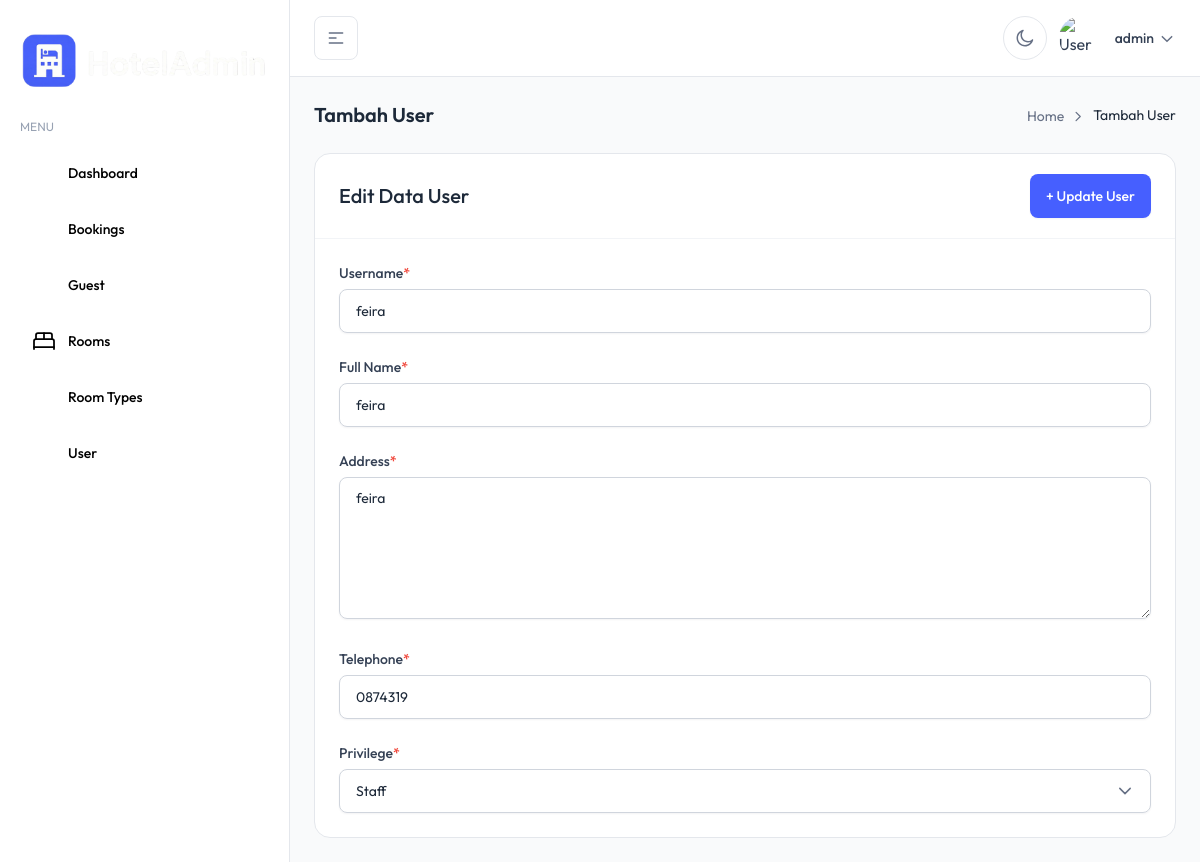
The page /user/edit-user.php?id=4 (signed in) on the database its author committed.
### tables this page shows
CREATE TABLE `users` (
  `user_id` int(11) NOT NULL,
  `username` varchar(30) NOT NULL,
  `fullname` varchar(150) NOT NULL,
  `password` varchar(256) NOT NULL,
  `address` varchar(100) NOT NULL,
  `telephone` varchar(15) NOT NULL,
  `privilege` enum('Admin','Staff') NOT NULL DEFAULT 'Staff'
);

### config/function.php (called while the page is built, shortened)
<?php
function getData($sql){
    global $koneksi;
    $result = mysqli_query($koneksi, $sql);
    $rows = [];
    while ($row = mysqli_fetch_assoc($result)){
        $rows[] = $row;
    }
    return $rows;
}
?>

### module/mode-user.php (called while the page is built, shortened)
<?php
function selectUser2($level)
{
    $result = null;
    if ($level === 'Staff') {
        $result = "selected";
    }
    return $result;
}
?>

### user/edit-user.php (the view, shortened to what this page needs)
<?php
require_once '../config/config.php';
require_once '../config/function.php';
require_once '../module/mode-user.php';
include_once '../template/header.php';
include_once '../template/sidebar.php';
include_once '../template/navbar.php';
$user_id = $_GET['id'];
$sqlEdit = "SELECT * FROM users WHERE user_id = $user_id";
$user = getData($sqlEdit)[0];
$privilege = $user['privilege'];
?>
<main>
    <div class="mx-auto max-w-(--breakpoint-2xl) p-4 md:p-6">
        <div x-data="{ pageName: `Tambah User`}">
            <?php require_once '../template/partials/breadcrumb.php'; ?>
        </div>
        <div class="rounded-2xl border border-gray-200 bg-white dark:border-gray-800 dark:bg-white/[0.03]">
            <form action="" method="post">
                <div class="flex justify-between items-center px-5 py-4 sm:px-6 sm:py-5">
                    <h3 class="text-xl font-medium text-gray-800 dark:text-white/90">
                        Edit Data User
                    </h3>
                    <div class="flex gap-2">
                        <button type="submit" name="update"
                            class="inline-flex items-center gap-2 px-4 py-3 text-sm font-medium text-white transition rounded-lg bg-brand-500 shadow-theme-xs hover:bg-brand-600">
                            + Update User
                        </button>
                    </div>
                </div>
                <div class="space-y-6 border-t border-gray-100 p-5 sm:p-6 dark:border-gray-800">
                    <div>
                        <label class="mb-1.5 block text-sm font-medium text-gray-700 dark:text-gray-400">
                            Username<span class="text-error-500">*</span>
                        </label>
                        <input type="text" name="username" value="<?= $user['username'] ?>"
                            class="dark:bg-dark-900 shadow-theme-xs focus:border-brand-300 focus:ring-brand-500/10 dark:focus:border-brand-800 h-11 w-full rounded-lg border border-gray-300 bg-transparent px-4 py-2.5 text-sm text-gray-800 focus:ring-3 focus:outline-hidden dark:border-gray-700 dark:bg-gray-900 dark:text-white/90" />
                    </div>
                    <div>
                        <label class="mb-1.5 block text-sm font-medium text-gray-700 dark:text-gray-400">
                            Full Name<span class="text-error-500">*</span>
                        </label>
                        <input type="text" name="fullname" value="<?= $user['fullname'] ?>"
                            class="dark:bg-dark-900 shadow-theme-xs focus:border-brand-300 focus:ring-brand-500/10 dark:focus:border-brand-800 h-11 w-full rounded-lg border border-gray-300 bg-transparent px-4 py-2.5 text-sm text-gray-800 focus:ring-3 focus:outline-hidden dark:border-gray-700 dark:bg-gray-900 dark:text-white/90" />
                    </div>
                    <div>
                        <label class="mb-1.5 block text-sm font-medium text-gray-700 dark:text-gray-400">
                            Address<span class="text-error-500">*</span>
                        </label>
                        <textarea name="address" rows="6"
                            class="dark:bg-dark-900 shadow-theme-xs focus:border-brand-300 focus:ring-brand-500/10 dark:focus:border-brand-800 w-full rounded-lg border border-gray-300 bg-transparent px-4 py-2.5 text-sm text-gray-800 focus:ring-3 focus:outline-hidden dark:border-gray-700 dark:bg-gray-900 dark:text-white/90"><?= $user['address'] ?></textarea>
                    </div>
                    <div>
                        <label class="mb-1.5 block text-sm font-medium text-gray-700 dark:text-gray-400">
                            Telephone<span class="text-error-500">*</span>
                        </label>
                        <input name="telephone" type="text" oninput="validateNumericInput(this)"
                            value="<?= $user['telephone'] ?>"
                            class="dark:bg-dark-900 shadow-theme-xs focus:border-brand-300 focus:ring-brand-500/10 dark:focus:border-brand-800 h-11 w-full rounded-lg border border-gray-300 bg-transparent px-4 py-2.5 text-sm text-gray-800 focus:ring-3 focus:outline-hidden dark:border-gray-700 dark:bg-gray-900 dark:text-white/90 " />
                    </div>
                    <div>
                        <label class="mb-1.5 block text-sm font-medium text-gray-700 dark:text-gray-400">
                            Privilege<span class="text-error-500">*</span>
                        </label>
                        <div x-data="{ isOptionSelected: false }" class="relative z-20 bg-transparent">
                            <select name="privilege"
                                class="dark:bg-dark-900 shadow-theme-xs focus:border-brand-300 focus:ring-brand-500/10 dark:focus:border-brand-800 h-11 w-full appearance-none rounded-lg border border-gray-300 bg-transparent bg-none px-4 py-2.5 pr-11 text-sm text-gray-800 focus:ring-3 focus:outline-hidden dark:border-gray-700 dark:bg-gray-900 dark:text-white/90"
                                :class="isOptionSelected && 'text-gray-800 dark:text-white/90'"
                                @change="isOptionSelected = true">
                                <option value="Staff" class="text-gray-700 dark:bg-gray-900 dark:text-gray-400"
                                    <?= selectUser2($privilege) ?>>
                                    Staff
                                </option>
                            </select>
                            <span
                                class="pointer-events-none absolute top-1/2 right-4 z-30 -translate-y-1/2 text-gray-500 dark:text-gray-400">
                                <svg class="stroke-current" width="20" height="20" viewBox="0 0 20 20" fill="none"
                                    xmlns="http://www.w3.org/2000/svg">
                                    <path d="M4.79175 7.396L10.0001 12.6043L15.2084 7.396" stroke="" stroke-width="1.5"
                                        stroke-linecap="round" stroke-linejoin="round" />
                                </svg>
                            </span>
                        </div>
                    </div>
                </div>
            </form>
        </div>
    </div>
</main>
<?php include_once '../template/footer.php'; ?>

### rows shown on the page
users: username "feira", fullname "feira", address "feira", telephone "0874319"

### other values the page prints
$_SESSION['ssUserHotel'] "admin"
